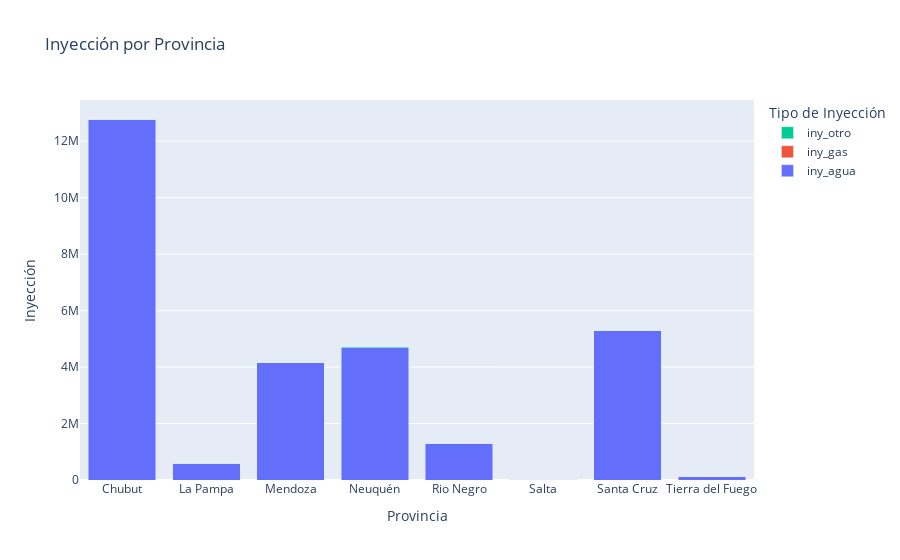

Source (notebook cell):
### Markdown cell above
Inyeccion de agua, co2, gas por provincia

### Code cell
# Dataframe 
iny_prod = activos.groupby('provincia')[['iny_agua','iny_gas','iny_otro']].sum().round(2)
iny_prod

fig = go.Figure()
for column in iny_prod.columns:
    fig.add_trace(go.Bar(
        x=iny_prod.index,
        y=iny_prod[column],
        name=column
    ))
fig.update_layout(
    barmode='stack',
    title='Inyección por Provincia',
    xaxis_title='Provincia',
    yaxis_title='Inyección',
    legend_title='Tipo de Inyección'
)
fig.show()

### Figure 1 — Plotly figure (JSON) as saved in the notebook; plotly's stock layout.template omitted (floating-point values rounded to 4 significant figures)
{"data": [{"name": "iny_agua", "type": "bar", "x": ["Chubut", "La Pampa", "Mendoza", "Neuquén", "Rio Negro", "Salta", "Santa Cruz", "Tierra del Fuego"], "y": [12780000.0, 598800.0, 4159000.0, 4685000.0, 1293000.0, 33170.0, 5303000.0, 118600.0]}, {"name": "iny_gas", "type": "bar", "x": ["Chubut", "La Pampa", "Mendoza", "Neuquén", "Rio Negro", "Salta", "Santa Cruz", "Tierra del Fuego"], "y": [0, 0, 0, 2633.0, 0, 0, 0, 0]}, {"name": "iny_otro", "type": "bar", "x": ["Chubut", "La Pampa", "Mendoza", "Neuquén", "Rio Negro", "Salta", "Santa Cruz", "Tierra del Fuego"], "y": [0, 0, 0, 30630.0, 0, 1662.0, 0, 0]}], "layout": {"barmode": "stack", "legend": {"title": {"text": "Tipo de Inyección"}}, "title": {"text": "Inyección por Provincia"}, "xaxis": {"title": {"text": "Provincia"}}, "yaxis": {"title": {"text": "Inyección"}}}}
